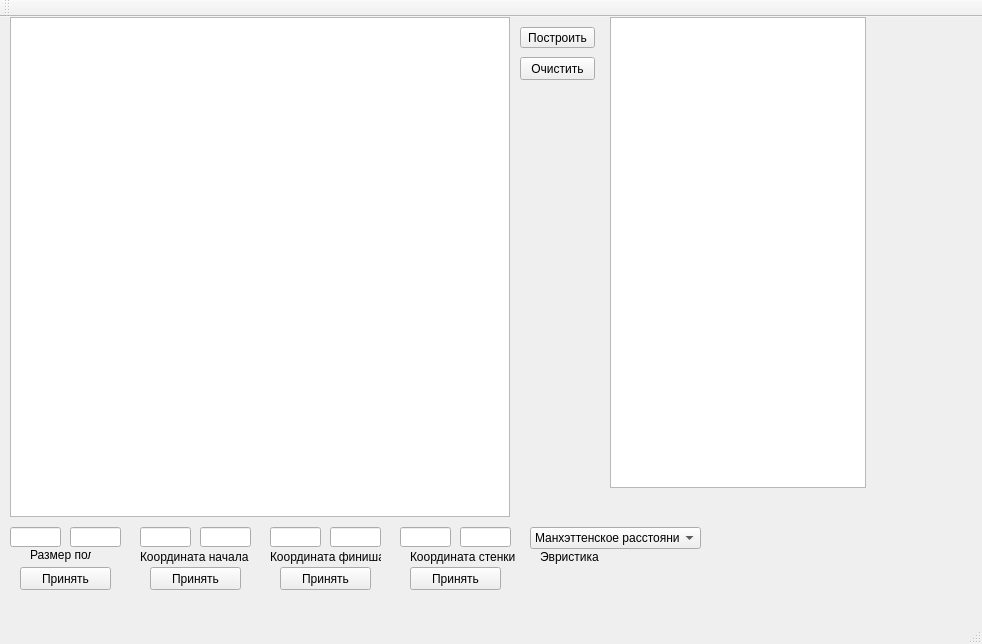
<?xml version="1.0" encoding="UTF-8"?>
<ui version="4.0">
 <class>MainWindow</class>
 <widget class="QMainWindow" name="MainWindow">
  <property name="geometry">
   <rect>
    <x>0</x>
    <y>0</y>
    <width>982</width>
    <height>644</height>
   </rect>
  </property>
  <property name="windowTitle">
   <string>A Star</string>
  </property>
  <widget class="QWidget" name="centralWidget">
   <widget class="QLineEdit" name="lineEdit">
    <property name="geometry">
     <rect>
      <x>10</x>
      <y>510</y>
      <width>51</width>
      <height>20</height>
     </rect>
    </property>
   </widget>
   <widget class="QLabel" name="label">
    <property name="geometry">
     <rect>
      <x>30</x>
      <y>530</y>
      <width>61</width>
      <height>16</height>
     </rect>
    </property>
    <property name="text">
     <string>Размер поля</string>
    </property>
   </widget>
   <widget class="QLineEdit" name="lineEdit_2">
    <property name="geometry">
     <rect>
      <x>70</x>
      <y>510</y>
      <width>51</width>
      <height>20</height>
     </rect>
    </property>
   </widget>
   <widget class="QLineEdit" name="lineEdit_3">
    <property name="geometry">
     <rect>
      <x>140</x>
      <y>510</y>
      <width>51</width>
      <height>20</height>
     </rect>
    </property>
   </widget>
   <widget class="QLineEdit" name="lineEdit_4">
    <property name="geometry">
     <rect>
      <x>200</x>
      <y>510</y>
      <width>51</width>
      <height>20</height>
     </rect>
    </property>
   </widget>
   <widget class="QLineEdit" name="lineEdit_5">
    <property name="geometry">
     <rect>
      <x>270</x>
      <y>510</y>
      <width>51</width>
      <height>20</height>
     </rect>
    </property>
   </widget>
   <widget class="QLineEdit" name="lineEdit_6">
    <property name="geometry">
     <rect>
      <x>330</x>
      <y>510</y>
      <width>51</width>
      <height>20</height>
     </rect>
    </property>
   </widget>
   <widget class="QLabel" name="label_2">
    <property name="geometry">
     <rect>
      <x>140</x>
      <y>530</y>
      <width>121</width>
      <height>20</height>
     </rect>
    </property>
    <property name="text">
     <string>Координата начала</string>
    </property>
   </widget>
   <widget class="QLabel" name="label_3">
    <property name="geometry">
     <rect>
      <x>270</x>
      <y>530</y>
      <width>111</width>
      <height>20</height>
     </rect>
    </property>
    <property name="text">
     <string>Координата финиша</string>
    </property>
   </widget>
   <widget class="QGraphicsView" name="graphicsView">
    <property name="geometry">
     <rect>
      <x>10</x>
      <y>0</y>
      <width>500</width>
      <height>500</height>
     </rect>
    </property>
   </widget>
   <widget class="QPushButton" name="pushButton">
    <property name="geometry">
     <rect>
      <x>20</x>
      <y>550</y>
      <width>91</width>
      <height>23</height>
     </rect>
    </property>
    <property name="text">
     <string>Принять</string>
    </property>
   </widget>
   <widget class="QLineEdit" name="lineEdit_7">
    <property name="geometry">
     <rect>
      <x>400</x>
      <y>510</y>
      <width>51</width>
      <height>20</height>
     </rect>
    </property>
   </widget>
   <widget class="QLineEdit" name="lineEdit_8">
    <property name="geometry">
     <rect>
      <x>460</x>
      <y>510</y>
      <width>51</width>
      <height>20</height>
     </rect>
    </property>
   </widget>
   <widget class="QLabel" name="label_4">
    <property name="geometry">
     <rect>
      <x>410</x>
      <y>530</y>
      <width>111</width>
      <height>20</height>
     </rect>
    </property>
    <property name="text">
     <string>Координата стенки</string>
    </property>
   </widget>
   <widget class="QPushButton" name="pushButton_2">
    <property name="geometry">
     <rect>
      <x>150</x>
      <y>550</y>
      <width>91</width>
      <height>23</height>
     </rect>
    </property>
    <property name="text">
     <string>Принять</string>
    </property>
   </widget>
   <widget class="QPushButton" name="pushButton_3">
    <property name="geometry">
     <rect>
      <x>280</x>
      <y>550</y>
      <width>91</width>
      <height>23</height>
     </rect>
    </property>
    <property name="text">
     <string>Принять</string>
    </property>
   </widget>
   <widget class="QPushButton" name="pushButton_4">
    <property name="geometry">
     <rect>
      <x>410</x>
      <y>550</y>
      <width>91</width>
      <height>23</height>
     </rect>
    </property>
    <property name="text">
     <string>Принять</string>
    </property>
   </widget>
   <widget class="QPushButton" name="pushButton_5">
    <property name="geometry">
     <rect>
      <x>520</x>
      <y>10</y>
      <width>75</width>
      <height>21</height>
     </rect>
    </property>
    <property name="text">
     <string>Построить</string>
    </property>
   </widget>
   <widget class="QTextBrowser" name="textBrowser">
    <property name="geometry">
     <rect>
      <x>610</x>
      <y>0</y>
      <width>256</width>
      <height>471</height>
     </rect>
    </property>
   </widget>
   <widget class="QPushButton" name="pushButton_6">
    <property name="geometry">
     <rect>
      <x>520</x>
      <y>40</y>
      <width>75</width>
      <height>23</height>
     </rect>
    </property>
    <property name="text">
     <string>Очистить</string>
    </property>
   </widget>
   <widget class="QComboBox" name="comboBox">
    <property name="geometry">
     <rect>
      <x>530</x>
      <y>510</y>
      <width>171</width>
      <height>22</height>
     </rect>
    </property>
    <item>
     <property name="text">
      <string>Манхэттенское расстояние</string>
     </property>
    </item>
    <item>
     <property name="text">
      <string>Евклидово расстояние </string>
     </property>
    </item>
    <item>
     <property name="text">
      <string>Чебышев</string>
     </property>
    </item>
   </widget>
   <widget class="QLabel" name="label_5">
    <property name="geometry">
     <rect>
      <x>540</x>
      <y>530</y>
      <width>111</width>
      <height>20</height>
     </rect>
    </property>
    <property name="text">
     <string>Эвристика</string>
    </property>
   </widget>
  </widget>
  <widget class="QMenuBar" name="menuBar">
   <property name="geometry">
    <rect>
     <x>0</x>
     <y>0</y>
     <width>982</width>
     <height>21</height>
    </rect>
   </property>
  </widget>
  <widget class="QToolBar" name="mainToolBar">
   <attribute name="toolBarArea">
    <enum>TopToolBarArea</enum>
   </attribute>
   <attribute name="toolBarBreak">
    <bool>false</bool>
   </attribute>
  </widget>
  <widget class="QStatusBar" name="statusBar"/>
 </widget>
 <layoutdefault spacing="6" margin="11"/>
 <resources/>
 <connections/>
</ui>
